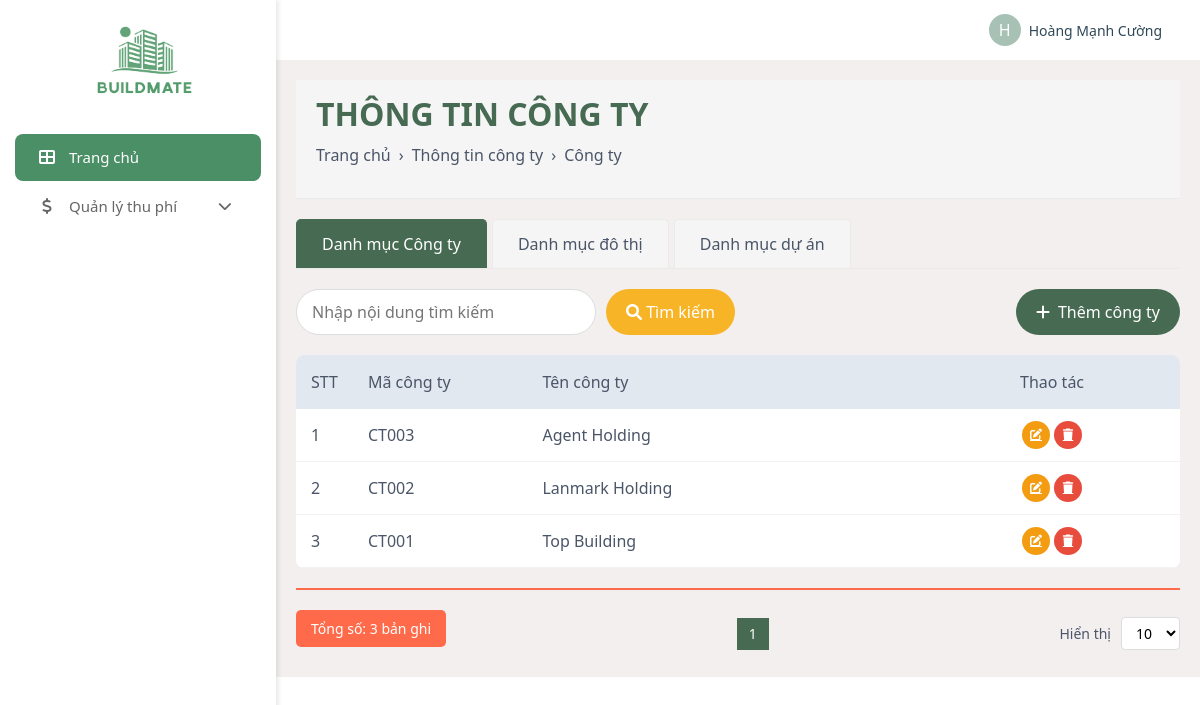
Screenshot of /admin/data-info/companies.php (signed in) with the database file from the repository.
### tables this page shows
CREATE TABLE `companies` (
  `CompanyId` int(11) NOT NULL,
  `Code` varchar(50) NOT NULL,
  `Name` varchar(255) NOT NULL
);

### admin/data-info/companies.php (the view, shortened to what this page needs)
<?php
include '../../database/DBController.php';
?>
<!DOCTYPE html>
<html lang="en">
<head>
    <link rel="stylesheet" href="https://cdnjs.cloudflare.com/ajax/libs/font-awesome/6.0.0/css/all.min.css">
    <link href="https://cdn.jsdelivr.net/npm/bootstrap@5.3.0/dist/css/bootstrap.min.css" rel="stylesheet">
    <link rel="stylesheet" href="../css/admin_style.css">
</head>
<body>
    <div class="d-flex">
        <?php include '../admin_navbar.php'; ?>
        <div style="width: 100%;">
            <?php include '../admin_header.php'; ?>
            <div class="manage-container">
                <div class="page-header">
                    <h2 style="font-weight: bold; color: #476a52; margin-bottom: 10px; text-transform: uppercase;">THÔNG TIN CÔNG TY</h2>
                    <div class="breadcrumb">
                        <a href="/webquanlytoanha/admin/dashboard.php">Trang chủ</a>
                        <span style="margin: 0 8px;">›</span>
                        <a href="/webquanlytoanha/admin/data-info/companies.php">Thông tin công ty</a>
                        <span style="margin: 0 8px;">›</span>
                        <span>Công ty</span>
                    </div>
                </div>
                <div class="tab-navigation">
                    <a href="#" class="tab-item active">Danh mục Công ty</a>
                    <a href="./townships.php" class="tab-item">Danh mục đô thị</a>
                    <a href="./projects.php" class="tab-item">Danh mục dự án</a>
                </div>
                <div class="search-container">
                    <div class="d-flex">
                        <input type="text" class="search-input" placeholder="Nhập nội dung tìm kiếm">
                        <button class="search-btn">
                            <i class="fas fa-search"></i> Tìm kiếm
                        </button>
                    </div>
                    <button type="button" class="add-btn" data-bs-toggle="modal" data-bs-target="#addCompanyModal">
                        <i class="fas fa-plus"></i> Thêm công ty
                    </button>
                </div>
                <table class="company-table">
                    <thead>
                        <tr>
                            <th width="5%">STT</th>
                            <th width="20%">Mã công ty</th>
                            <th width="55%">Tên công ty</th>
                            <th width="20%">Thao tác</th>
                        </tr>
                    </thead>
                    <tbody>
                        <?php
                        $records_per_page = isset($_GET['per_page']) ? (int)$_GET['per_page'] : 10;
                        $page = isset($_GET['page']) ? (int)$_GET['page'] : 1;
                        $offset = ($page - 1) * $records_per_page;
                        $count_query = mysqli_query($conn, "SELECT COUNT(*) as total FROM `Companies`");
                        $total_records = mysqli_fetch_assoc($count_query)['total'];
                        $total_pages = ceil($total_records / $records_per_page);
                        $select_companies = mysqli_query($conn, "SELECT * FROM `Companies` ORDER BY CompanyId DESC LIMIT $offset, $records_per_page")
                                            or die('Query failed: ' . mysqli_error($conn));
                        if (mysqli_num_rows($select_companies) > 0) {
                            $counter = $offset + 1;
                            while ($company = mysqli_fetch_assoc($select_companies)) {
                                ?>
                                <tr>
                                    <td><?php echo $counter++; ?></td>
                                    <td><?php echo $company['Code']; ?></td>
                                    <td><?php echo $company['Name']; ?></td>
                                    <td>
                                        <div class="d-flex">
                                            <a href="javascript:void(0);" class="action-btn edit-btn" onclick="editCompany(<?php echo $company['CompanyId']; ?>, '<?php echo $company['Code']; ?>', '<?php echo $company['Name']; ?>')"><i class="fas fa-edit"></i></a>
                                            <a href="companies.php?delete=<?php echo $company['CompanyId']; ?>" class="action-btn delete-btn" onclick="return confirm('Bạn có chắc chắn muốn xóa công ty này?');"><i class="fas fa-trash"></i></a>
                                        </div>
                                    </td>
                                </tr>
                                <?php
                            }
                        } else {
                            echo '<tr><td colspan="4" class="text-center">Không có dữ liệu công ty</td></tr>';
                        }
                        ?>
                    </tbody>
                </table>
                <div class="separator-line"></div>
                <div class="pagination">
                    <div class="total-count">Tổng số: <?php echo $total_records; ?> bản ghi</div>
                    <div class="page-controls">
                        <?php
                        $start_page = max(1, $page - 2);
                        $end_page = min($total_pages, $page + 2);
                        for ($i = $start_page; $i <= $end_page; $i++):
                        ?>
                            <a href="companies.php?page=<?php echo $i; ?>&per_page=<?php echo $records_per_page; ?>" class="page-item <?php echo ($i == $page) ? 'active' : ''; ?>"><?php echo $i; ?></a>
                        <?php endfor; ?>
                    </div>
                    <div class="items-per-page">
                        <span>Hiển thị</span>
                        <select class="dropdown-per-page" onchange="window.location.href='companies.php?page=1&per_page='+this.value">
                            <option value="10" <?php echo ($records_per_page == 10) ? 'selected' : ''; ?>>10</option>
                        </select>
                    </div>
                </div>
            </div>
        </div>
    </div>
</body>
</html>

### admin/css/admin_style.css (style rules this page uses)
* { margin: 0; padding: 0; box-sizing: border-box; }
body { margin: 0; font-family: Arial, sans-serif; }
.manage-container { width: calc(100% - 250px); }

### admin/data-info/companies.php (style rules this page uses)
body { background-color: #f5f5f5; font-family: 'Segoe UI', Tahoma, Geneva, Verdana, sans-serif; }
.page-header { background-color: #f5f5f5; padding: 15px 20px; color: #4a5568; border-bottom: 1px solid #eaeaea; }
.breadcrumb { display: flex; align-items: center; margin-bottom: 0; padding: 0; background-color: transparent; font-size: 14px; }
.breadcrumb a { color: #4a5568; text-decoration: none; }
.tab-navigation { display: flex; margin: 20px 0; border-bottom: 1px solid #eaeaea; }
.tab-item { padding: 12px 25px; background-color: #f5f5f5; color: #4a5568; border: 1px solid #eaeaea; border-bottom: none; cursor: pointer; font-weight: 500; margin-right: 5px; border-radius: 5px 5px 0 0; text-decoration: none; }
.tab-item.active { background-color: #476a52; color: white; border-color: #476a52; }
.search-container { display: flex; justify-content: space-between; margin: 20px 0; }
.search-input { width: 300px; padding: 10px 15px; border: 1px solid #ddd; border-radius: 50px; outline: none; }
.search-btn { padding: 8px 20px; border: none; border-radius: 50px; background-color: #f8b427; color: white; cursor: pointer; margin-left: 10px; }
.add-btn { padding: 10px 20px; border: none; border-radius: 50px; background-color: #476a52; color: white; cursor: pointer; display: flex; align-items: center; gap: 8px; text-decoration: none; }
.company-table { width: 100%; background-color: white; border-radius: 8px; overflow: hidden; margin-top: 20px; border-collapse: collapse; }
.company-table th { background-color: #e2e8f0; color: #4a5568; text-align: left; padding: 15px; font-weight: 500; }
.company-table td { padding: 12px 15px; border-bottom: 1px solid #f2f2f2; color: #4a5568; }
.action-btn { width: 28px; height: 28px; border-radius: 50%; display: inline-flex; align-items: center; justify-content: center; color: white; margin: 0 2px; font-size: 12px; }
.edit-btn { background-color: #f39c12; }
.delete-btn { background-color: #e74c3c; }
.pagination { display: flex; justify-content: space-between; align-items: center; margin-top: 20px; font-size: 14px; color: #4a5568; }
.page-controls { display: flex; align-items: center; gap: 5px; }
.page-item { width: 32px; height: 32px; display: flex; align-items: center; justify-content: center; border: 1px solid #ddd; cursor: pointer; text-decoration: none; color: #4a5568; }
.page-item.active { background-color: #476a52; color: white; border-color: #476a52; }
.items-per-page { display: flex; align-items: center; gap: 10px; }
.dropdown-per-page { padding: 5px 10px; border: 1px solid #ddd; border-radius: 4px; background-color: white; }
.manage-container { background:rgb(243, 239, 239) !important; width: 100%; padding: 20px; }
.separator-line { height: 2px; background-color: #ff6b4a; margin: 20px 0; }
.total-count { padding: 8px 15px; background-color: #ff6b4a; color: white; border-radius: 5px; display: inline-block; font-weight: 500; margin-bottom: 10px; }

### rows the page displays
companies: Code "CT003", Name "Agent Holding"
companies: Code "CT002", Name "Lanmark Holding"
companies: Code "CT001", Name "Top Building"

### other values shown
substr($name, 0, 1) "H"
$name "Hoàng Mạnh Cường"
$total_records "3"
